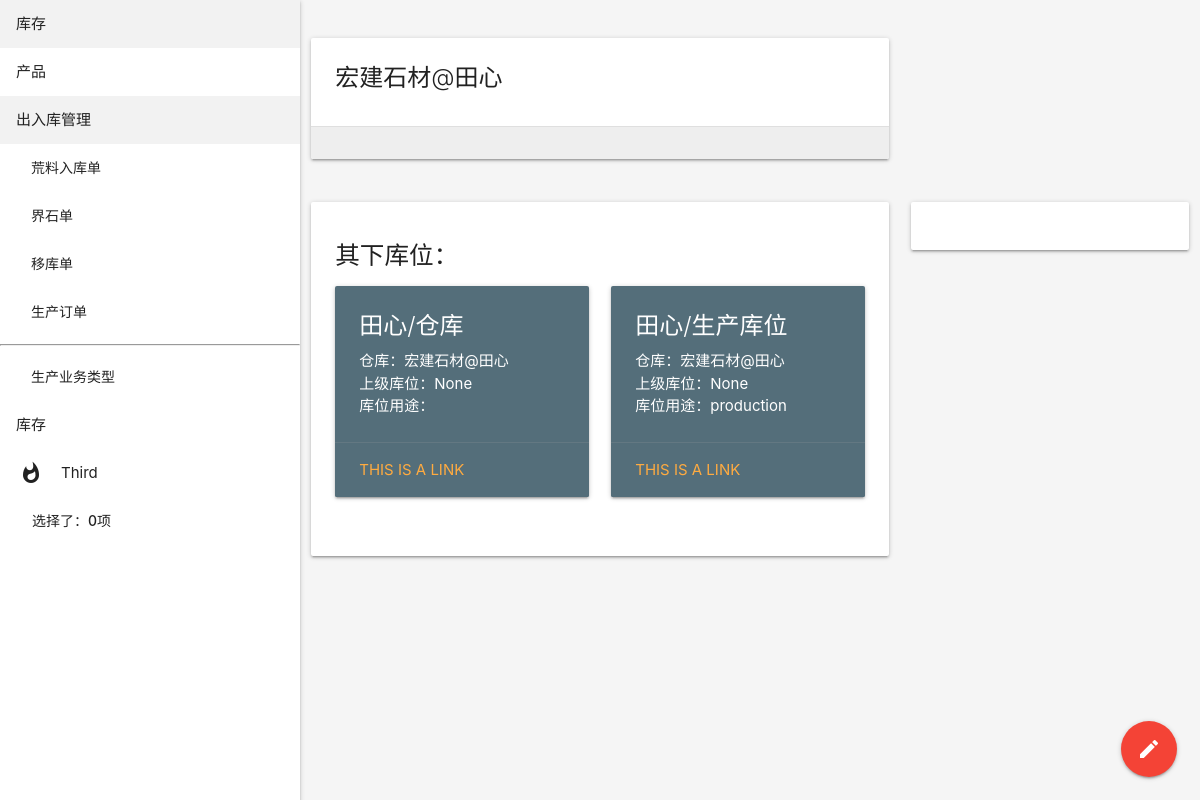
The app's page /stock/warehouse/1/, older data.
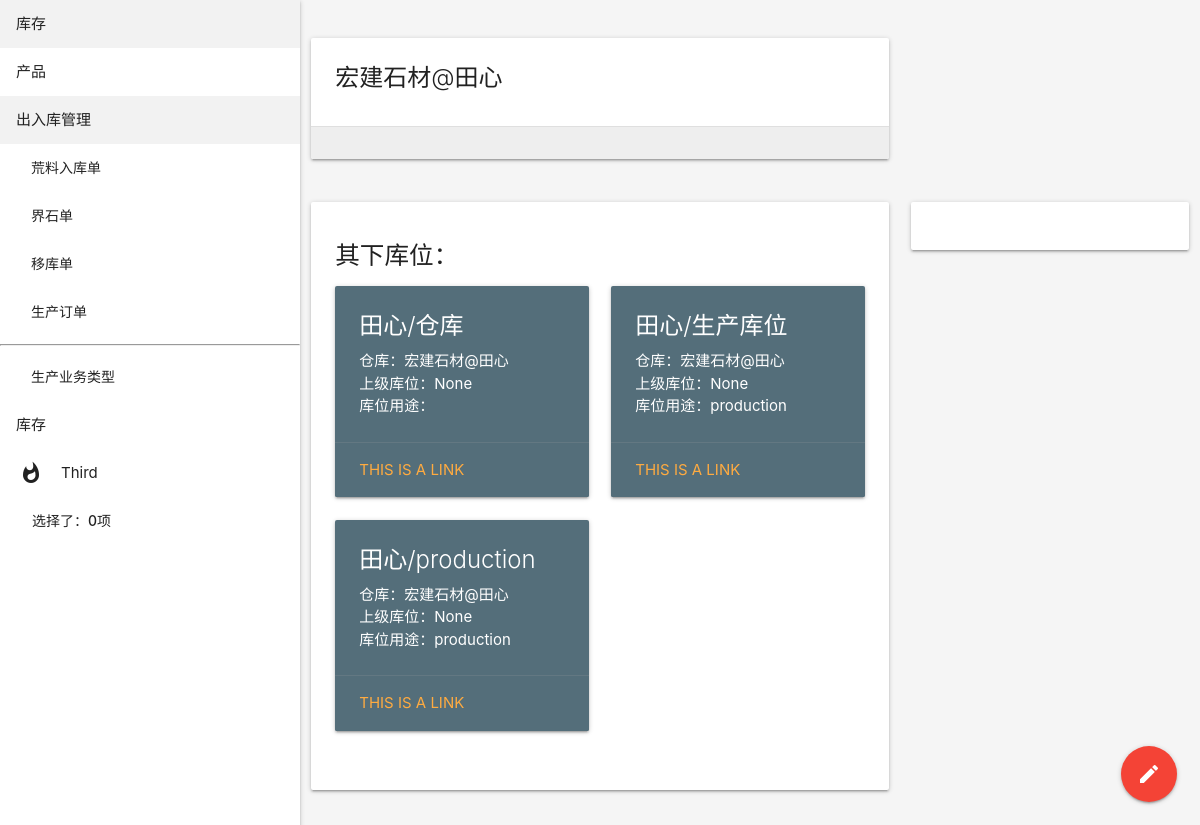
The same page, newer data.
### stock/models.py (models this page shows, shortened)
class Location(models.Model):
    warehouse = models.ForeignKey('Warehouse', related_name='locations', on_delete=models.SET_NULL, verbose_name='所属仓库',
                                  blank=True, null=True)
    name = models.CharField('库位名称', max_length=50)
    parent = models.ForeignKey('self', related_name='child', null=True, blank=True, verbose_name='上级库位',
                               on_delete=models.CASCADE, limit_choices_to={'is_virtual': False, 'is_activate': True})
    is_main = models.BooleanField('主库位', default=False, help_text='主库位，只有在创建warehouse时一并创建')
    usage = models.CharField('库位用途', choices=USAGE_CHOICES, null=False, max_length=50)
    is_virtual = models.BooleanField('虚拟库位', default=False)
    desc = models.TextField('描述', blank=True, null=True)
    is_activate = models.BooleanField('启用', default=True)
    created = models.DateTimeField('创建时间', auto_now_add=True)
    updated = models.DateTimeField('更新时间', auto_now=True)
    class Meta:
        verbose_name = '库位信息'
        unique_together = ['warehouse', 'name']
    def get_full_name(self):
        name = self.name
        parent = self.parent
        while parent:
            name = '{}/{}'.format(parent.name, name)
            parent = parent.parent
        warehouse_name = self.warehouse.name + '/' if self.warehouse else ''
        return '%s%s' % (warehouse_name, name)
    def __str__(self):
        return self.get_full_name()

class Warehouse(models.Model):
    name = models.CharField('仓库名称', max_length=50, unique=True, db_index=True)
    code = models.CharField('缩写名称', max_length=20, null=False)
    is_activate = models.BooleanField('启用', default=True)
    partner = models.ForeignKey('partner.Partner', on_delete=models.SET_NULL, verbose_name='合作伙伴', null=True,
                                blank=True, related_name='warehouse')
    created = models.DateTimeField('创建时间', auto_now_add=True)
    updated = models.DateTimeField('更新时间', auto_now=True)
    is_production = models.BooleanField('有生产活动', default=False)
    class Meta:
        verbose_name = '仓库信息'
    def __str__(self):
        return '{}@{}'.format(self.partner, self.name)

### partner/models.py (models this page shows, shortened)
class Partner(models.Model):
    name = models.CharField('名称', max_length=30, null=False, blank=False)
    is_company = models.BooleanField('公司', default=False)
    type = models.CharField('伙伴类型', choices=PARTNER_TYPE_CHOICES, max_length=20,
                            default='customer')
    phone = models.CharField('联系电话', max_length=20)
    sex = models.CharField('性别', choices=(('male', '先生'), ('female', '女士')), null=True, blank=True, max_length=10)
    province = models.ForeignKey('Province', verbose_name='省份', null=True, blank=True, on_delete=models.SET_NULL)
    city = models.ForeignKey('City', verbose_name='城市', null=True, blank=True, on_delete=models.SET_NULL)
    created = models.DateField('创建日期', auto_now_add=True)
    updated = models.DateTimeField('更新时间', auto_now=True)
    entry = models.ForeignKey(User, related_name='%(class)s_entry',
                              verbose_name='登记人', on_delete=models.SET_NULL, null=True, blank=True)
    is_activate = models.BooleanField('启用', default=True)
    company = models.ForeignKey('self', related_name='members', limit_choices_to={'is_company': True},
                                on_delete=models.SET_NULL,
                                null=True, blank=True, verbose_name='所属公司')
    is_production = models.BooleanField('是生产商', default=False)
    class Meta:
        verbose_name = '伙伴资料'
        unique_together = ['phone', 'name']
    def __str__(self):
        if self.is_company:
            return '{}'.format(self.name)
        else:
            return '{} {}'.format(self.name, self.get_title())

### stock/views.py (the view)
# urls.py: path('warehouse/<pk>/', views.WarehouseDetailView.as_view(), name='warehouse_detail'),
class WarehouseDetailView(DetailView):
    model = Warehouse

### cart/cart.py (called while the page is built)
    def __len__(self):
        return len(self.cart)

### cart/context_processors.py (called while the page is built)
def cart(request):
    return {'cart': Cart(request)}

### stock/templates/stock/warehouse_detail.html (shortened to what this page needs)
{% extends 'stock/detail.html' %}
{% block content %}
    <h5>其下库位：</h5>
    <div class="row">
    {% for location in object.locations.all %}
            <div class="col s12 m6">
                <div class="card blue-grey darken-1 hoverable">
                    <div class="card-content white-text">
                        <span class="card-title">{{ location }}</span>
                        <p>仓库：{{ location.warehouse }}</p>
                        <p>上级库位：{{ location.parent }}</p>
                        <p>库位用途：{{ location.usage }}</p>
                    </div>
                    <div class="card-action">
                        <a href="#">This is a link</a>
                    </div>
                </div>
            </div>
    {% endfor %}
</div>
{% endblock %}

Row changes from the older to the newer data that the page shows:
added Location: name+parent+warehouse "田心/production", warehouse "宏建石材@田心", parent "None", usage "production"
